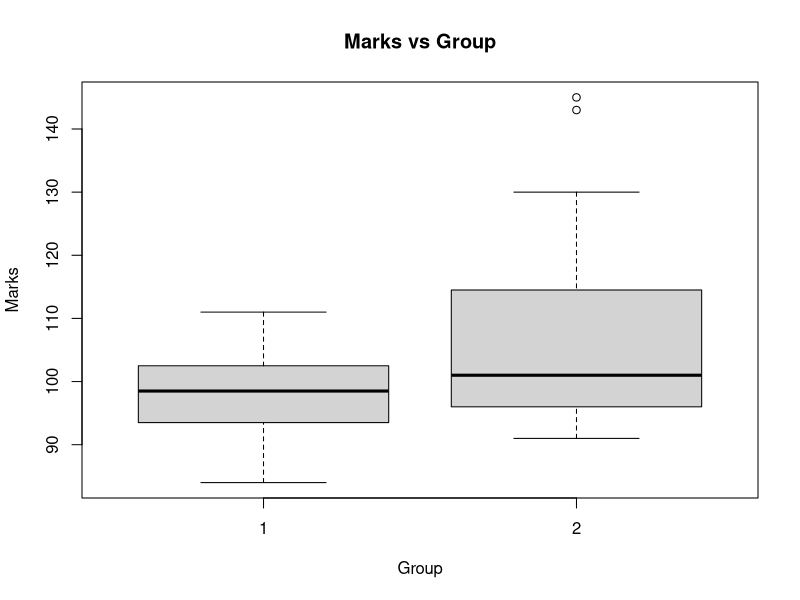

The R script that drew this image:
#Hypothesis Testing

#Test Data 
data1 = c(84, 86, 90, 97, 98, 98, 99, 102, 102, 103, 108, 111)
data2 = c(91, 95, 96, 96, 96, 97, 98, 101, 103, 105, 106, 123, 130, 143, 145)
Indep_test = data.frame(rbind(cbind(1, data1), cbind(2, data2)))
colnames(Indep_test) = c("Group", "Marks")
Dep_test = data.frame(cbind(1:8, c(59, 68, 60, 60, 59, 62, 58, 76), c(61, 78, 65, 56, 55, 62, 60, 68)))       #Two test marks for 8 students
colnames(Dep_test) = c("Student", "Test1", "Test2")


#Growth data
growth = data.frame(group = rep(c('A','B','C'), each = 10), ht = c(7,14,14,13,12,9,6,14,12,8,15,17,13,15,15,13,9,12,10,8,6,8,8,9,5,14,13,8,10,9))


#One Sample Tests
#-T-test (Parametric Test- Examines if the mean of a population is different from the known value or hypothesis)
#Tests Ho:mu = muo use the t.test() 

#Wilcoxon rank Test(Non-parametric) - test the hypothesis for the median
#wilcox.test()

#For both tests you need - x,y,alternative, mu, paired 

  #Example test if there is a significant difference between last year(mu = 56, median = 55)

    #a) Check Assumption of normality
      shapiro.test(Dep_test$Test1)
      #p-value = 0.009245 < 0.05, data is not normally distributed
      
      t.test(Dep_test$Test1, mu = 56, alternative = "greater")
      # p-value = 0.008946 < 0.05, reject Ho, there is suffucient evidence that the mean is greater than 56
      
      wilcox.test(Dep_test$Test1, median = 55,alternative = "greater", exact = FALSE)
      #p-value = 0.007015 < 0.05, reject Ho, there is sufficient evidence that the median is greater than 55
      
#Two Sample Test
      #T-test (Parametric Test): tests the difference in means beteween two independent variables
      #dependent ~ independent: use data= define the dataset
      
      #Mann Whitney U (Non parametric Test) - use wilcox.test() 
      
          #Example: create a summary for the two groups of the Indep test
          
          IndepStats = cbind(aggregate(Marks~Group, data = Indep_test, mean), 
                             aggregate(Marks~Group, data = Indep_test, median)[,2],
                             aggregate(Marks~Group, data = Indep_test, sd)[,2])
          colnames(IndepStats) = c("Group", "Mean", "Median", "St dev")
          IndepStats
          
          #Drawing a boxplot
          boxplot(Marks~Group, data = Indep_test, main = "Marks vs Group")
          
          
          #Checking parametric assumptions
          #Checkin normality for group 1 marks
          shapiro.test(Indep_test$Marks[Indep_test$Group == 1])
          #p-value = 0.6122 > 0.05 fail to reject, there is insufficient that the marks of group 1 are normally distributted
          
          #Checking group 2
          shapiro.test(Indep_test$Marks[Indep_test$Group == 2])
          #p-value = 0.002517 < 0.05, reject Ho, there is sufficient evidence that the marks of group 2 are normally distributed
          
          #Check if the variences of both groups are different
          var.test(Indep_test$Marks[Indep_test$Group == 1], Indep_test$Marks[Indep_test$Group == 2])
          #p-value = 0.0125 < 0.05, reject Ho, there is sufficient evidence that the variences are different
          
          
          
          #Perform the parameric and nonparametric tests
          #Parametric
          t.test(Marks~Group, data = Indep_test, var.equal = FALSE)
          #p-value = 0.06406 > 0.05, fail to reject Ho, there is insufficient evidence that the means of both groups are different
          
          #Non-parametric
          wilcox.test(Marks~Group, data = Indep_test, exact = FALSE)
          #p-value = 0.3924 > 0.05, FAIL TO reject Ho, there is insufficient evidence that tthe medians of the two groups is different
          
